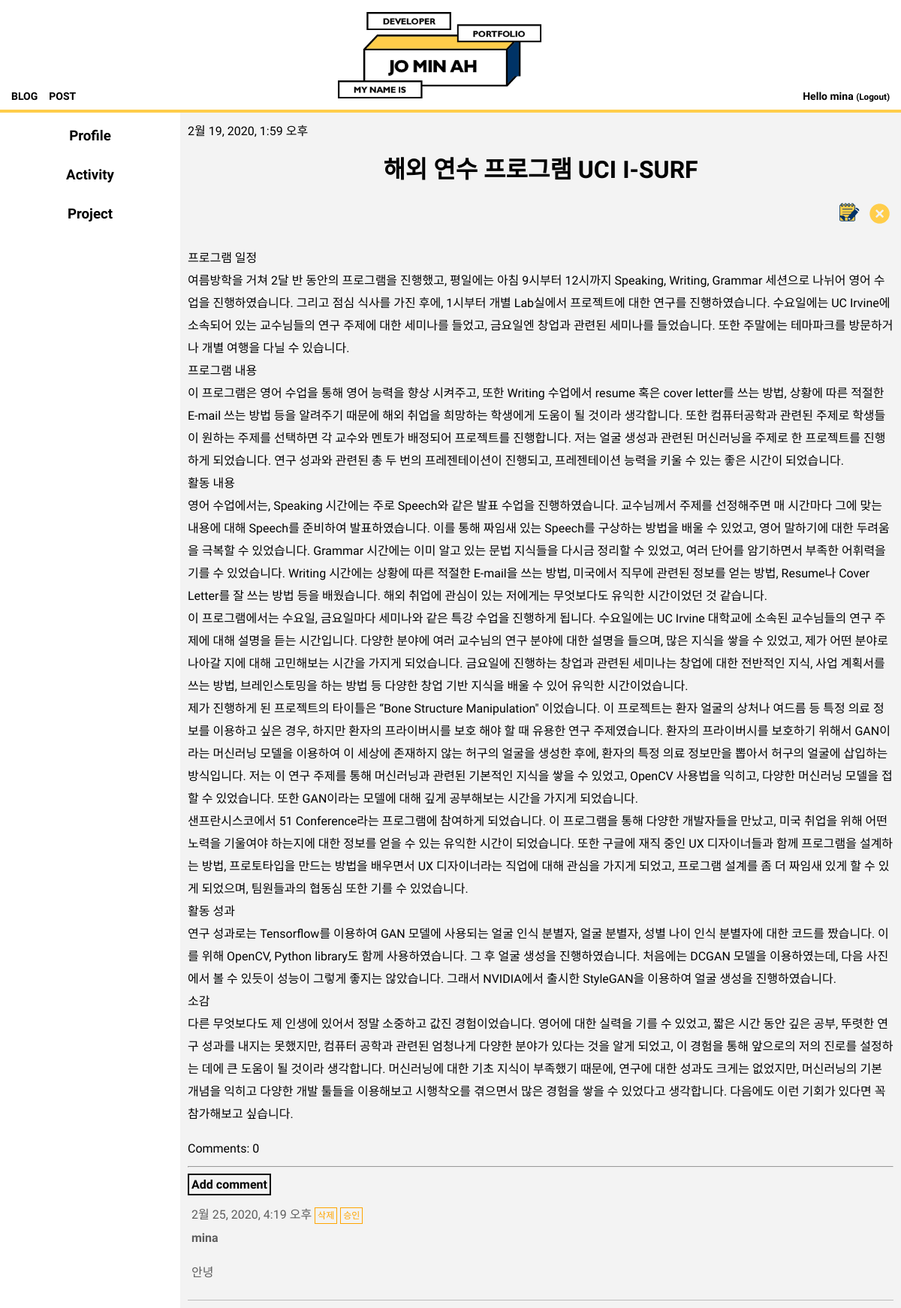
Screenshot of /post/3/ (signed in) with the database file from the repository.
### blog/models.py (models this page shows, shortened)
class Post(models.Model):
    author = models.ForeignKey(settings.AUTH_USER_MODEL, on_delete=models.CASCADE)
    parent_title_choices=(('Profile','Profile'),('Activity','Activity'),('Project','Project'))
    parent_title=models.CharField(max_length=30,choices=parent_title_choices,default='Profile')
    index_title_choices=(('Profile',(('Skill','Skill'),)),('Activity',(('UCI Undergraduate Researcher','UCI Undergraduate Researcher'),('Coding HelpDesk','Coding HelpDesk'),('Heronation InternShip','Heronation InternShip'))),('Project',(('Face Recogntion','Face Recognition'),('Mu:Ping App','Mu:Ping App'),('Ang-Bob App','Ang-Bob App'),('Flex-Bison Interpreter','Flex-Bison Interpreter'),('Z-shop App','Z-shop App'),)))
    index_title=models.CharField(max_length=30,choices=index_title_choices,default='Skill')
    title = models.CharField(max_length=200)
    period=models.CharField(max_length=50)
    text = models.TextField()
    created_date = models.DateTimeField(
            default=timezone.now)
    published_date = models.DateTimeField(
            blank=True, null=True)
    def approved_comments(self):
        return self.comments.filter(approved_comment=True)

class Comment(models.Model):
    post=models.ForeignKey('blog.Post',on_delete=models.CASCADE,related_name='comments') # related_name은 post 모델에서 댓글에 접근할 수 있게 함. ex> post.comments.all()
    author=models.CharField(max_length=200)
    text=models.TextField()
    created_date=models.DateTimeField(default=timezone.now)
    approved_comment=models.BooleanField(default=False)

### blog/views.py (the view)
# urls.py: path('post/<int:pk>/', views.post_detail, name='post_detail'),
def post_detail(request, pk):
    post = get_object_or_404(Post, pk=pk)
    profile=Post.objects.filter(parent_title__contains="Profile",published_date__lte=timezone.now())
    activity=Post.objects.filter(parent_title__contains="Activity",published_date__lte=timezone.now())
    project=Post.objects.filter(parent_title__contains="Project",published_date__lte=timezone.now())
    return render(request, 'blog/post_detail.html', {'post': post,'profile':profile,"activity":activity,"project":project})

### blog/template/blog/post_detail.html
{% extends 'blog/base.html' %}
{% load static %}
{% block content %}
<div class="post">
  {% if post.published_date %}
  <div class="date">
    {{ post.published_date }}
  </div>
  {% endif %}
  <h1>{{ post.title }}</h1>
  {% if user.is_authenticated %}
  <div align="right">
    <a class="btn btn-default" href="{% url 'post_edit' pk=post.pk %}"><img src="{% static 'img/edit_1.png' %}" style="width:40px;"></a>
    <a class="btn btn-default" href="{% url 'post_remove' pk=post.pk %}"><img src="{% static 'img/delete.png' %}" style="width:37px;"></a>
  </div>
  {% endif %}
  <p>{{ post.text|linebreaksbr }}</p>
  <a href="{% url 'post_detail' pk=post.pk %}" style=" font-family: 'Tomorrow', sans-serif;">Comments: {{ post.approved_comments.count }}</a>
</div>
<hr>
<a class='btn btn-default' href="{% url 'add_comment_to_post' pk=post.pk %}" style=" font-family: 'Tomorrow', sans-serif; border:2px solid black; padding:3px; font-weight:bold;">Add comment</a>
{% for comment in post.comments.all %}
{% if user.is_authenticated or comment.approved_comment %}
<div class="comment" style="font-family: 'Tomorrow', sans-serif; border-bottom:1px solid #bcbcbc; margin-top:5px; padding:5px; color:#5d5d5d;">
  <div class="date">
    {{ comment.created_date }}
    {% if not comment.approved_comment %}
    <a class="btn btn-default" href="{% url 'comment_remove' pk=comment.pk %}" style="color:#ffa500; border:1px solid #ffa500; font-size:12px; padding:3px;">삭제</a>
    <a class="btn btn-default" href="{% url 'comment_approve' pk=comment.pk%}" style="color:#ffa500; border:1px solid #ffa500; font-size:12px; padding:3px;">승인</a>
    {% endif %}
  </div>
  <strong>{{ comment.author }}</strong>
  <div>{{ comment.text|linebreaks }}</div>
</div>
{% endif %}
{% empty %}
<p style=" font-family: 'Tomorrow', sans-serif;">No comments here yet :(</p>
{% endfor %}
{% endblock %}

### blog/template/blog/base.html (shortened to what this page needs)
{% load static %}
<!doctype html>
<html>
<head>
  <link rel="stylesheet" type="text/css" href="{% static 'css/style.css' %}">
</head>
<body>
  <div class="top" align=center>
    <a href="{% url 'post_list' %}"><img src="{% static 'img/logo.png' %}" style="border-bottom:10px;"></a>
    <a href="{% url 'post_list' %}" class="top-menu">
      <div>BLOG</div></a>
    {% if user.is_authenticated %}
    <a href="{% url 'post_new' %}" class="top-menu">
      <div>POST</div></a>
      {% endif %}
      {% if user.is_authenticated %}
      <div class="right-menu1">Hello {{ user.username }} <small>(<a href="{% url 'logout' %}" class='logout'>Logout</a>)</small></div>
      {% else %}
      <a href="{% url 'login' %}" class="right-menu">
        <div>LOGIN</div>
      </a>
      {% endif %}
  </div>
  <div id="grid">
    <div>
    <ul class="accordion">
      <li class="item">
        <h3 class="accordionTitle"> Profile</h3>
      </li>
      <li class="item">
        <h3 class="accordionTitle"> Activity</h3>
      </li>
      <li class="item">
        <h3 class="accordionTitle"> Project</h3>
      </li>
    </ul>
  </div>
    <div id="article">
      {% block content %}
      {% endblock %}
    </div>
  </div>
</body>
</html>

### blog/static/css/style.css (style rules this page uses)
body { margin: 0 }
a { color: black; text-decoration: none; }
h1 { text-align: center; }
img { width: 300px; height: auto; }
.top { border-bottom: 4px #FFCD4A solid; }
.top-menu { font-family: 'Tomorrow', sans-serif; font-size:14px; margin-top: 120px; margin-left: 15px; float:left; font-weight: bold; }
.right-menu1 { font-family: 'Tomorrow', sans-serif; font-size:14px; margin-top: 120px; margin-right: 15px; font-weight: bold; float:right; }
#grid .accordion { font-family: 'Tomorrow', sans-serif; font-weight: bold; text-align: center; width: 240px; padding-inline-start: 0px; margin: 0; list-style: none; }
#grid ul { font-family: 'Tomorrow', sans-serif; list-style: none; padding-inline-start: 0px; }
.accordionTitle { padding-top: 10px; padding-bottom: 10px; margin-top: 10px; margin-bottom: 10px; }
h3 { margin: 0px; padding-top: 20px; padding-bottom: 10px; }
#grid { display: grid; grid-template-columns: 240px 1fr; background-color: white; }
#article { padding: 10px; font-family: 'Tomorrow', sans-serif; background-color: #f3f3f3; line-height: 30px; }

### rows the page displays
Post: published_date "2월 19, 2020, 1:59 오후", title "해외 연수 프로그램 UCI I-SURF", text "프로그램 일정 여름방학을 거쳐 2달 반 동안의 프로그램을 진행했고, 평일에는 아침 9시부터 12시까지 Speaking, Writing, Grammar 세션으로 나뉘어 영어 수업을 진행하였습니다. 그리고 점심 식사를 가진 후에, 1시부터 개별 Lab실에서 프로젝트에 대한 연구를 진행하였습니다. 수요일에는 UC Irvine에 소속되어 있는 교수님들의 연구 주제에 대한 세미나를 들었고, 금요일엔 창업과 관련된 세미나를 들었습니다. 또한 주말에는 테마파크를 방문하거나 개별 여행을 다닐 수 있습니다. 프로그램 내용 이 프로그램은 영어 수업을 통해 영어 능력을 향상 시켜주고, 또한 Writing 수업에서 resume 혹은 cover letter를 쓰는 방법, 상황에 따른 적절한 E-mail 쓰는 방법 등을 알려주기 때문에 해외 취업을 희망하는 학생에게 도움이 될 것이라 생각합니다. 또한 컴퓨터공학과 관련된 주제로 학생들이 원하는 주제를 선택하면 각 교수와 멘토가 배정되어 프로젝트를 진행합니다. 저는 얼굴 생성과 관련된 머신러닝을 주제로 한 프로젝트를 진행하게 되었습니다. 연구 성과와 관련된 총 두 번의 프레젠테이션이 진행되고, 프레젠테이션 능력을 키울 수 있는 좋은 시간이 되었습니다. 활동 내용 영어 수업에서는, Speaking 시간에는 주로 Speech와 같은 발표 수업을 진행하였습니다. 교수님께서 주제를 선정해주면 매 시간마다 그에 맞는…", approved_comments.count "0"
Comment: created_date "2월 25, 2020, 4:19 오후", approved_comment "삭제", author "mina", text "안녕"

### other values shown
{{ user.username }} "mina"
